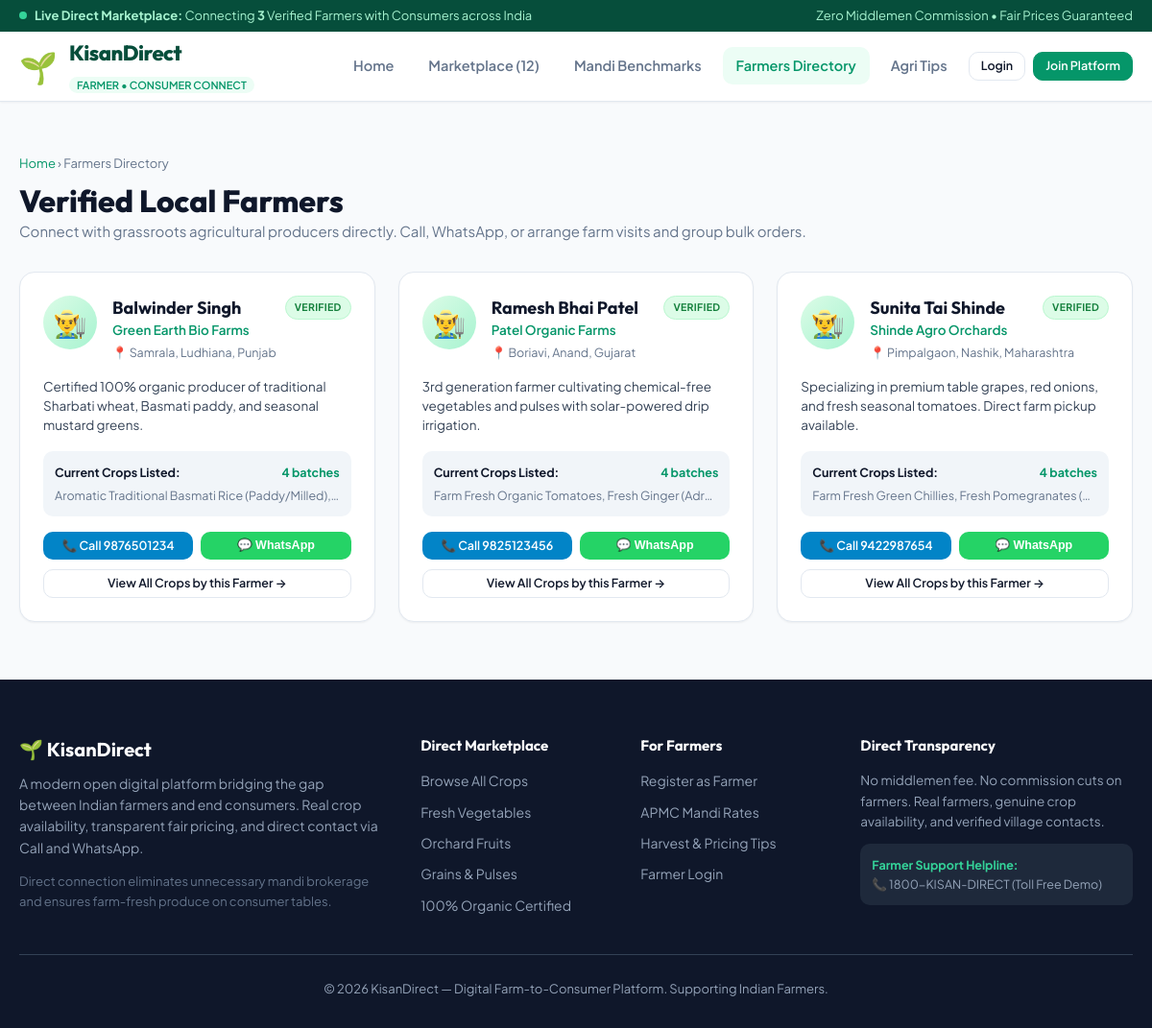
The page /farmers on the database its author committed.
### tables this page shows
CREATE TABLE users (
            id INTEGER PRIMARY KEY AUTOINCREMENT,
            full_name TEXT NOT NULL,
            email TEXT UNIQUE NOT NULL,
            phone TEXT NOT NULL,
            whatsapp TEXT,
            village TEXT NOT NULL,
            district TEXT NOT NULL,
            state TEXT NOT NULL,
            role TEXT NOT NULL DEFAULT 'consumer',
            farm_name TEXT,
            bio TEXT,
            password_hash TEXT NOT NULL,
            created_at TIMESTAMP DEFAULT CURRENT_TIMESTAMP
        );

### app.py (the view)
@app.route('/farmers')
def farmers_directory():
    conn = get_db()
    c = conn.cursor()
    c.execute('''
        SELECT u.*,
               COUNT(c.id) as crop_count,
               GROUP_CONCAT(c.crop_name, ', ') as crop_names
        FROM users u
        LEFT JOIN crops c ON u.id = c.farmer_id
        WHERE u.role = 'farmer'
        GROUP BY u.id
        ORDER BY u.full_name ASC
    ''')
    farmers = c.fetchall()
    conn.close()
    return render_template('farmers_directory.html', farmers=farmers)

### app.py (called while the page is built)
@app.context_processor
def inject_global_data():
    conn = get_db()
    c = conn.cursor()
    c.execute("SELECT COUNT(*) FROM crops WHERE available_qty > 0")
    total_active_crops = c.fetchone()[0]
    c.execute("SELECT COUNT(*) FROM users WHERE role = 'farmer'")
    total_farmers = c.fetchone()[0]
    conn.close()
    return {
        'total_active_crops': total_active_crops,
        'total_farmers': total_farmers,
        'now': datetime.now()
    }

### database.py (called while the page is built)
def get_db():
    conn = sqlite3.connect(DATABASE)
    conn.row_factory = sqlite3.Row
    conn.execute("PRAGMA foreign_keys = ON")
    return conn

### templates/farmers_directory.html (shortened to what this page needs)
{% extends "base.html" %}
{% block content %}
<div class="container" style="padding-top: 30px; padding-bottom: 60px;">
    <div style="margin-bottom: 30px;">
        <span style="font-size: 13px; color: var(--text-muted);"><a href="{{ url_for('home') }}">Home</a> &rsaquo; Farmers Directory</span>
        <h1 style="font-size: 32px; font-weight: 800; color: var(--text-main); margin-top: 8px;">Verified Local Farmers</h1>
        <p style="color: var(--text-muted); font-size: 15px;">
            Connect with grassroots agricultural producers directly. Call, WhatsApp, or arrange farm visits and group bulk orders.
        </p>
    </div>
    <div style="display: grid; grid-template-columns: repeat(auto-fill, minmax(350px, 1fr)); gap: 24px;">
        {% for farmer in farmers %}
        <div style="background-color: var(--bg-surface); border: 1px solid var(--border); border-radius: var(--radius-lg); padding: 24px; box-shadow: var(--shadow-sm); display: flex; flex-direction: column;">
            <div style="display: flex; gap: 16px; align-items: flex-start; margin-bottom: 16px;">
                <div style="width: 56px; height: 56px; border-radius: 50%; background: linear-gradient(135deg, #dcfce7, #a7f3d0); display: flex; align-items: center; justify-content: center; font-size: 28px; flex-shrink: 0;">
                    👨‍🌾
                </div>
                <div style="flex: 1;">
                    <div style="display: flex; justify-content: space-between; align-items: center;">
                        <h3 style="font-size: 18px; margin: 0;">{{ farmer.full_name }}</h3>
                        <span class="badge badge-organic" style="font-size: 10.5px;">Verified</span>
                    </div>
                    <div style="font-size: 13.5px; color: #059669; font-weight: 600;">{{ farmer.farm_name or 'Independent Farm Hub' }}</div>
                    <div style="font-size: 12.5px; color: var(--text-muted); margin-top: 2px;">
                        📍 {{ farmer.village }}, {{ farmer.district }}, {{ farmer.state }}
                    </div>
                </div>
            </div>
            <p style="font-size: 13.5px; color: #334155; line-height: 1.5; margin-bottom: 16px; flex: 1;">
                {{ farmer.bio or 'Cultivating quality crops and offering direct farm-gate sales.' }}
            </p>
            <div style="background-color: var(--bg-subtle); padding: 12px; border-radius: var(--radius-md); margin-bottom: 16px; font-size: 12.5px;">
                <div style="display: flex; justify-content: space-between; margin-bottom: 4px;">
                    <strong style="color: var(--text-main);">Current Crops Listed:</strong>
                    <span style="color: #059669; font-weight: 700;">{{ farmer.crop_count }} batches</span>
                </div>
                <div style="color: var(--text-muted); white-space: nowrap; overflow: hidden; text-overflow: ellipsis;">
                    {{ farmer.crop_names or 'Fresh seasonal harvest coming soon' }}
                </div>
            </div>
            <div style="display: grid; grid-template-columns: 1fr 1fr; gap: 8px; margin-bottom: 10px;">
                <a href="tel:{{ farmer.phone }}" class="btn btn-sm btn-call">
                    📞 Call {{ farmer.phone }}
                </a>
                <button onclick="openWhatsApp('{{ farmer.whatsapp or farmer.phone }}', 'farm produce', 'market rates', '{{ farmer.full_name }}')" class="btn btn-sm btn-whatsapp">
                    💬 WhatsApp
                </button>
            </div>
            <a href="{{ url_for('crops_catalog', q=farmer.full_name) }}" class="btn btn-sm btn-secondary btn-full">
                View All Crops by this Farmer &rarr;
            </a>
        </div>
        {% endfor %}
    </div>
</div>
{% endblock %}

### static/css/style.css (style rules this page uses)
:root { --primary: #059669; --primary-hover: #047857; --primary-dark: #064e3b; --primary-light: #ecfdf5; --primary-border: #a7f3d0; --accent: #d97706; --accent-light: #fef3c7; --accent-border: #fde68a; --success: #16a34a; --warning: #eab308; --danger: #dc2626; --danger-light: #fee2e2; --info: #0284c7; --info-light: #e0f2fe; --bg-page: #f8fafc; --bg-surface: #ffffff; --bg-subtle: #f1f5f9; --text-main: #0f172a; --text-muted: #64748b; --text-subtle: #94a3b8; --text-inverse: #ffffff; --border: #e2e8f0; --border-focus: #10b981; --radius-sm: 6px; --radius-md: 10px; --radius-lg: 16px; --radius-full: 9999px; --shadow-sm: 0 1px 2px 0 rgba(0, 0, 0, 0.05); --shadow-md: 0 4px 6px -1px rgba(0, 0, 0, 0.07), 0 2px 4px -2px rgba(0, 0, 0, 0.05); --shadow-lg: 0 10px 15px -3px rgba(0, 0, 0, 0.08), 0 4px 6px -4px rgba(0, 0, 0, 0.04); --shadow-hover: 0 14px 25px -4px rgba(16, 185, 129, 0.15), 0 8px 10px -6px rgba(0, 0, 0, 0.04); --font-body: 'Plus Jakarta Sans', system-ui, -apple-system, sans-serif; --font-heading: 'Outfit', 'Plus Jakarta Sans', sans-serif; --transition: all 0.2s cubic-bezier(0.16, 1, 0.3, 1); }
* { margin: 0; padding: 0; box-sizing: border-box; }
body { font-family: var(--font-body); background-color: var(--bg-page); color: var(--text-main); line-height: 1.6; min-height: 100vh; display: flex; flex-direction: column; }
h1, h2, h3, h4, h5, h6 { font-family: var(--font-heading); color: var(--text-main); font-weight: 700; line-height: 1.25; }
a { color: var(--primary); text-decoration: none; transition: var(--transition); }
.container { max-width: 1200px; margin: 0 auto; padding: 0 20px; width: 100%; }
.btn { display: inline-flex; align-items: center; justify-content: center; gap: 8px; padding: 9px 18px; font-size: 14px; font-weight: 600; border-radius: var(--radius-md); border: 1px solid transparent; cursor: pointer; transition: var(--transition); text-decoration: none; line-height: 1.4; }
.btn-secondary { background-color: #fff; color: var(--text-main); border-color: var(--border); }
.btn-whatsapp { background-color: #25D366; color: #fff !important; font-weight: 600; }
.btn-call { background-color: #0284c7; color: #fff !important; }
.btn-sm { padding: 5px 12px; font-size: 12.5px; }
.btn-full { width: 100%; }
.badge { display: inline-flex; align-items: center; gap: 4px; padding: 3px 9px; font-size: 11.5px; font-weight: 700; border-radius: var(--radius-full); text-transform: uppercase; letter-spacing: 0.3px; }
.badge-organic { background-color: #dcfce7; color: #15803d; border: 1px solid #bbf7d0; }

### rows shown on the page
users: full_name "Balwinder Singh", farm_name "Green Earth Bio Farms", village "Samrala", district "Ludhiana", state "Punjab", bio "Certified 100% organic producer of traditional Sharbati wheat, Basmati paddy, and seasonal mustard greens.", crop_count "4", crop_names "Aromatic Traditional Basmati Rice (Paddy/Milled),…", phone "9876501234"
users: full_name "Ramesh Bhai Patel", farm_name "Patel Organic Farms", village "Boriavi", district "Anand", state "Gujarat", bio "3rd generation farmer cultivating chemical-free vegetables and pulses with solar-powered drip irrigation.", crop_count "4", crop_names "Farm Fresh Organic Tomatoes, Fresh Ginger (Adr…", phone "9825123456"
users: full_name "Sunita Tai Shinde", farm_name "Shinde Agro Orchards", village "Pimpalgaon", district "Nashik", state "Maharashtra", bio "Specializing in premium table grapes, red onions, and fresh seasonal tomatoes. Direct farm pickup available.", crop_count "4", crop_names "Farm Fresh Green Chillies, Fresh Pomegranates (…", phone "9422987654"

### other values the page prints
{{ total_farmers }} "3"
{{ total_active_crops }} "12"
